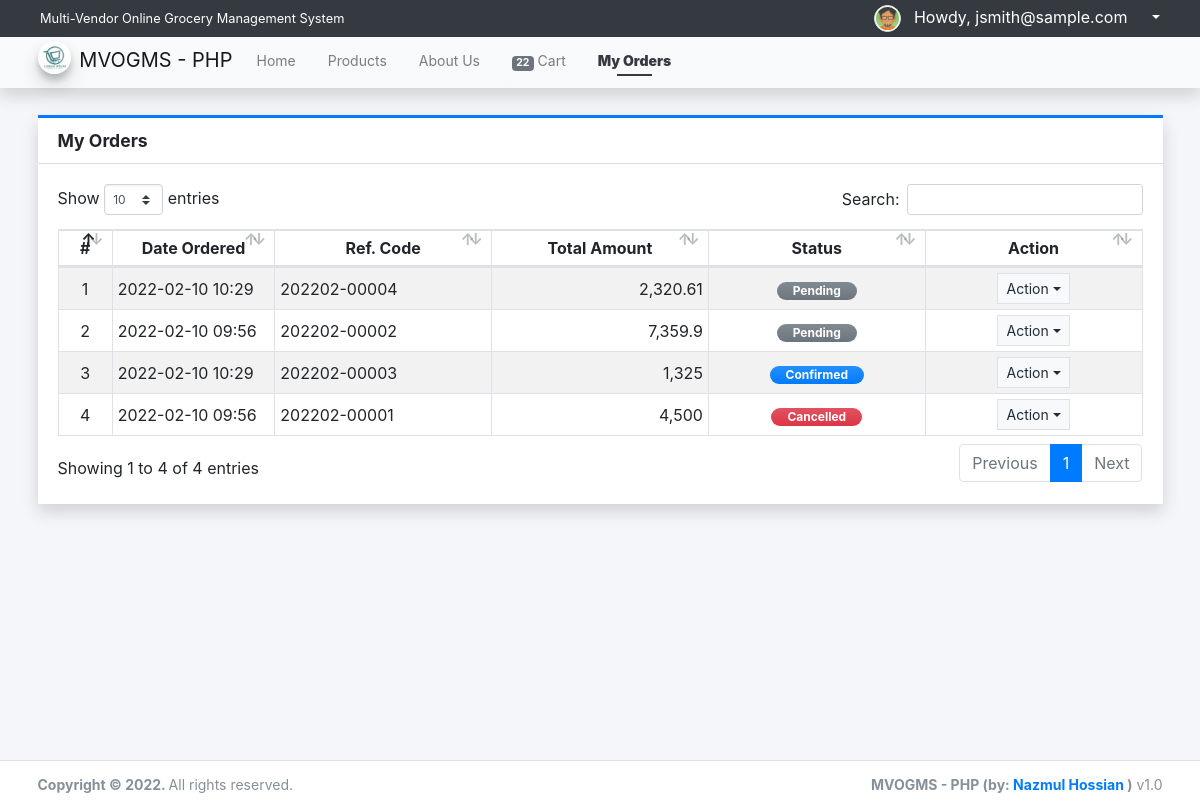
The app's page /?page=orders/my_orders (signed in), older data.
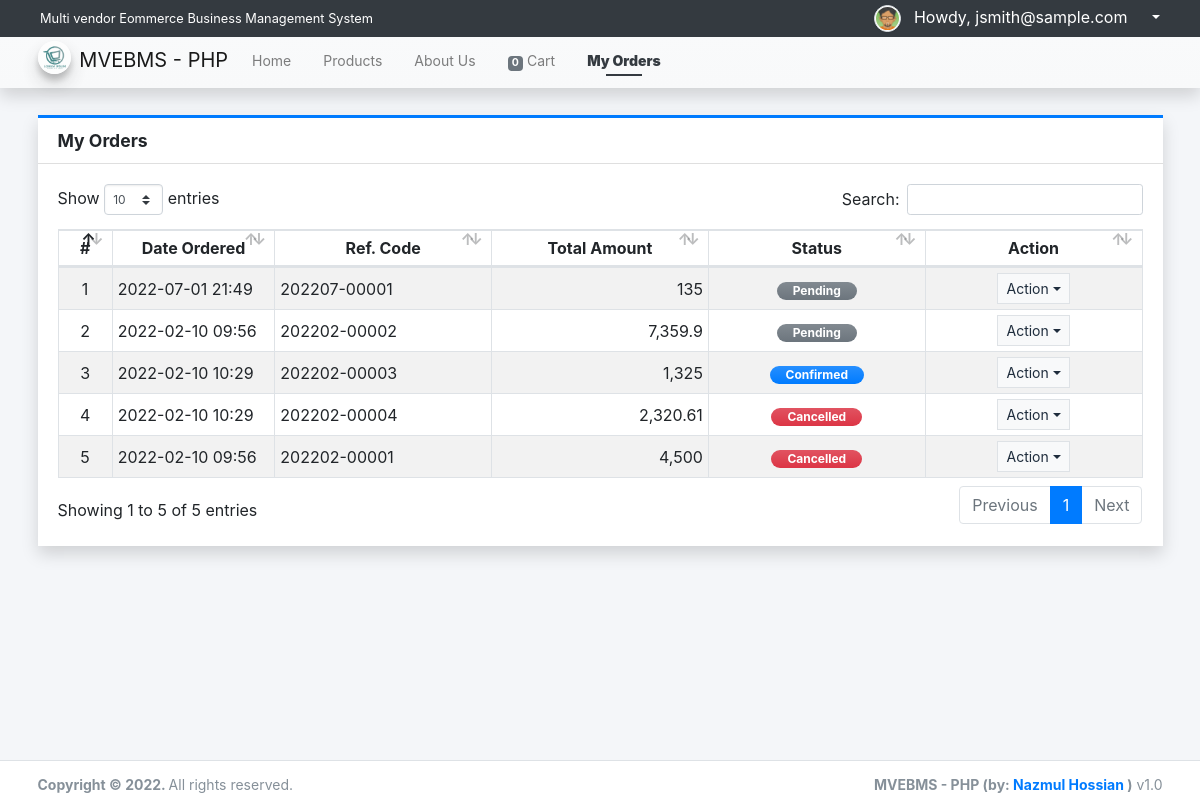
The same page, newer data.
### tables this page shows
CREATE TABLE `order_list` (
  `id` int(30) NOT NULL,
  `code` varchar(100) NOT NULL,
  `client_id` int(30) NOT NULL,
  `vendor_id` int(30) NOT NULL,
  `total_amount` double NOT NULL DEFAULT 0,
  `delivery_address` text NOT NULL,
  `status` tinyint(1) NOT NULL DEFAULT 0,
  `date_created` datetime NOT NULL DEFAULT current_timestamp(),
  `date_updated` datetime DEFAULT NULL ON UPDATE current_timestamp()
);

### classes/DBConnection.php (called while the page is built, shortened)
<?php
class DBConnection{
    private $host = DB_SERVER;
    private $username = DB_USERNAME;
    private $password = DB_PASSWORD;
    private $database = DB_NAME;
    public $conn;
    public function __construct(){
        if (!isset($this->conn)) {
            $this->conn = new mysqli($this->host, $this->username, $this->password, $this->database);
        }
    }
}
?>

### classes/SystemSettings.php (called while the page is built, shortened)
<?php
class SystemSettings extends DBConnection{
	function userdata($field = ''){
		if(!empty($field)){
			if(isset($_SESSION['userdata'][$field]))
				return $_SESSION['userdata'][$field];
			else
				return null;
		}else{
			return false;
		}
	}
	function info($field=''){
		if(!empty($field)){
			if(isset($_SESSION['system_info'][$field]))
				return $_SESSION['system_info'][$field];
			else
				return false;
		}else{
			return false;
		}
	}
}
$_settings = new SystemSettings();
?>

### config.php (called while the page is built, shortened)
<?php
require_once('classes/DBConnection.php');
require_once('classes/SystemSettings.php');
function validate_image($file){
    $file = explode("?",$file)[0];
	if(!empty($file)){
		if(is_file(base_app.$file)){
			return base_url.$file;
		}else{
			return base_url.'dist/img/no-image-available.png';
		}
	}else{
		return base_url.'dist/img/no-image-available.png';
	}
}
function format_num($number = 0, $max_decimal = ''){
    if(is_numeric($number)){
        $ex = explode('.',$number);
        $dec = isset($ex[1]) ? strlen($ex[1]) : 0;
        if(empty($max_decimal) || (is_numeric($max_decimal) && $max_decimal >= $dec)){
            return number_format($number,$dec);
        }else{
            if(is_numeric($max_decimal))
                return number_format($number,$max_decimal);
            else
                return "Invalid Maximum Decimal";
        }
    }else{
        return "Invalid Number";
    }
}
?>

### orders/my_orders.php (the view, shortened to what the changed rows need)
<div class="content py-3">
    <div class="card card-outline card-primary rounded-0 shadow">
        <div class="card-header">
            <h5 class="card-title"><b>My Orders</b></h5>
        </div>
        <div class="card-body">
            <div class="w-100 overflow-auto">
            <table class="table table-bordered table-striped">
                <colgroup>
                    <col width="5%">
                    <col width="15%">
                    <col width="20%">
                    <col width="20%">
                    <col width="20%">
                    <col width="20%">
                </colgroup>
                <thead>
                    <tr>
                        <th class="p1 text-center">#</th>
                        <th class="p1 text-center">Date Ordered</th>
                        <th class="p1 text-center">Ref. Code</th>
                        <th class="p1 text-center">Total Amount</th>
                        <th class="p1 text-center">Status</th>
                        <th class="p1 text-center">Action</th>
                    </tr>
                </thead>
                <tbody>
                    <?php
                    $i = 1;
                    $orders = $conn->query("SELECT * FROM `order_list` where client_id = '{$_settings->userdata('id')}' order by `status` asc,unix_timestamp(date_created) desc ");
                    while($row = $orders->fetch_assoc()):
                    ?>
                    <tr>
                        <td class="px-2 py-1 align-middle text-center"><?= $i++; ?></td>
                        <td class="px-2 py-1 align-middle"><?= date("Y-m-d H:i", strtotime($row['date_created'])) ?></td>
                        <td class="px-2 py-1 align-middle"><?= $row['code'] ?></td>
                        <td class="px-2 py-1 align-middle text-right"><?= format_num($row['total_amount']) ?></td>
                        <td class="px-2 py-1 align-middle text-center">
                            <?php
                                switch($row['status']){
                                    case 0:
                                        echo '<span class="badge badge-secondary bg-gradient-secondary px-3 rounded-pill">Pending</span>';
                                        break;
                                    case 1:
                                        echo '<span class="badge badge-primary bg-gradient-primary px-3 rounded-pill">Confirmed</span>';
                                        break;
                                    case 5:
                                        echo '<span class="badge badge-danger bg-gradient-danger px-3 rounded-pill">Cancelled</span>';
                                        break;
                                }
                            ?>
                        </td>
                        <td class="px-2 py-1 align-middle text-center">
                            <button type="button" class="btn btn-flat border btn-light btn-sm dropdown-toggle dropdown-icon" data-toggle="dropdown">
                                Action
                            </button>
                        </td>
                    </tr>
                    <?php endwhile; ?>
                </tbody>
            </table>
            </div>
        </div>
    </div>
</div>

### inc/topBarNav.php (shortened to what the changed rows need)
<nav class="w-100 px-2 py-1 position-fixed top-0 bg-dark text-light" id="login-nav">
  <div class="d-flex justify-content-between w-100">
    <div>
      <p class="m-0 truncate-1"><small><?= $_settings->info('name') ?></small></p>
    </div>
  </div>
</nav>
<nav class="main-header navbar navbar-expand-md navbar-light border-0 text-sm bg-gradient-light shadow" id='top-Nav'>
  <div class="container">
    <a href="./" class="navbar-brand">
      <img src="<?php echo validate_image($_settings->info('logo'))?>" alt="Site Logo" class="brand-image img-circle elevation-3" style="opacity: .8">
      <span><?= $_settings->info('short_name') ?></span>
    </a>
    <div class="collapse navbar-collapse order-3" id="navbarCollapse">
      <ul class="navbar-nav">
        <?php if($_settings->userdata('id') > 0 && $_settings->userdata('login_type') == 3): ?>
        <li class="nav-item">
          <?php
          $cart_count = $conn->query("SELECT sum(quantity) FROM `cart_list` where client_id = '{$_settings->userdata('id')}'")->fetch_array()[0];
          $cart_count = $cart_count > 0 ? $cart_count : 0;
          ?>
          <a href="./?page=orders/cart" class="nav-link <?= isset($page) && $page =='orders/cart' ? "active" : "" ?>"><span class="badge badge-secondary rounded-cirlce"><?= format_num($cart_count) ?></span> Cart</a>
        </li>
        <li class="nav-item">
          <a href="./?page=orders/my_orders" class="nav-link <?= isset($page) && $page =='orders/my_orders' ? "active" : "" ?>">My Orders</a>
        </li>
        <?php endif; ?>
      </ul>
    </div>
  </div>
</nav>

### inc/footer.php (shortened to what the changed rows need)
<footer class="main-footer text-sm">
  <div class="container">
        <div class="float-right d-none d-sm-inline-block">
          <b><?php echo $_settings->info('short_name') ?> (by: <a href="mailto:mdpappu006@gmail.com" target="blank">Nazmul Hossian</a> )</b> v1.0
        </div>
      </div>
      </footer>
    </div>

Row changes from the older to the newer data that the page shows:
added order_list: date_created "2022-07-01 21:49", code "202207-00001", total_amount "135", status "Pending"
changed order_list (number 4 of 5 on the later page): status "Pending" → "Cancelled"; moves down the list
Text that changed along with them:
$_settings->info('name'): "Multi-Vendor Online Grocery Management System" → "Multi vendor Eommerce Business Management System"
$_settings->info('short_name'): "MVOGMS - PHP" → "MVEBMS - PHP"
format_num($cart_count): "22" → "0"
text written by a page script: "Show entries Search: Showing 1 to 4 of 4 entries Previous 1 Next" → "Show entries Search: Showing 1 to 5 of 5 entries Previous 1 Next"
